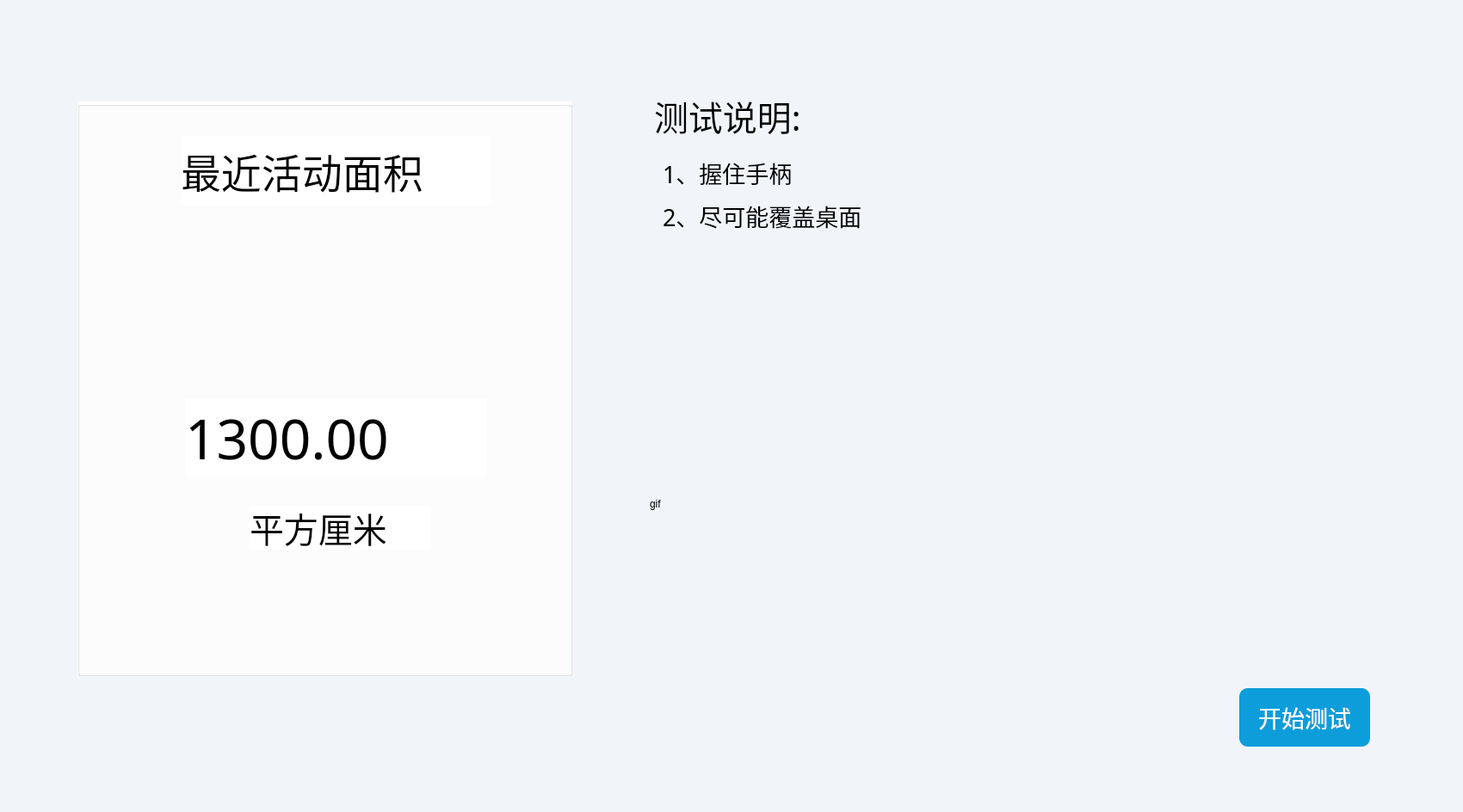
<?xml version="1.0" encoding="UTF-8"?>
<ui version="4.0">
 <class>ScopeManager</class>
 <widget class="QWidget" name="ScopeManager">
  <property name="geometry">
   <rect>
    <x>0</x>
    <y>0</y>
    <width>1700</width>
    <height>944</height>
   </rect>
  </property>
  <property name="windowTitle">
   <string>Form</string>
  </property>
  <property name="styleSheet">
   <string notr="true">background: #F1F5F9;</string>
  </property>
  <widget class="QGroupBox" name="groupBox">
   <property name="geometry">
    <rect>
     <x>90</x>
     <y>118</y>
     <width>575</width>
     <height>668</height>
    </rect>
   </property>
   <property name="styleSheet">
    <string notr="true">width: 1920px;
height: 1080px;
background: #FFFFFF;</string>
   </property>
   <property name="title">
    <string/>
   </property>
   <widget class="QLabel" name="label">
    <property name="geometry">
     <rect>
      <x>120</x>
      <y>40</y>
      <width>361</width>
      <height>81</height>
     </rect>
    </property>
    <property name="font">
     <font>
      <family>微软雅黑</family>
      <pointsize>35</pointsize>
     </font>
    </property>
    <property name="text">
     <string>最近活动面积</string>
    </property>
   </widget>
   <widget class="QLabel" name="area_Label">
    <property name="geometry">
     <rect>
      <x>125</x>
      <y>346</y>
      <width>351</width>
      <height>90</height>
     </rect>
    </property>
    <property name="font">
     <font>
      <family>黑体</family>
      <pointsize>48</pointsize>
     </font>
    </property>
    <property name="styleSheet">
     <string notr="true"/>
    </property>
    <property name="text">
     <string>1300.00</string>
    </property>
   </widget>
   <widget class="QLabel" name="label_3">
    <property name="geometry">
     <rect>
      <x>200</x>
      <y>470</y>
      <width>211</width>
      <height>51</height>
     </rect>
    </property>
    <property name="font">
     <font>
      <family>黑体</family>
      <pointsize>30</pointsize>
     </font>
    </property>
    <property name="text">
     <string>平方厘米</string>
    </property>
   </widget>
  </widget>
  <widget class="QLabel" name="label_2">
   <property name="geometry">
    <rect>
     <x>760</x>
     <y>109</y>
     <width>241</width>
     <height>51</height>
    </rect>
   </property>
   <property name="font">
    <font>
     <family>黑体</family>
     <pointsize>30</pointsize>
    </font>
   </property>
   <property name="text">
    <string>测试说明:</string>
   </property>
  </widget>
  <widget class="QLabel" name="label_4">
   <property name="geometry">
    <rect>
     <x>770</x>
     <y>180</y>
     <width>221</width>
     <height>41</height>
    </rect>
   </property>
   <property name="font">
    <font>
     <family>黑体</family>
     <pointsize>20</pointsize>
    </font>
   </property>
   <property name="text">
    <string>1、握住手柄</string>
   </property>
  </widget>
  <widget class="QLabel" name="label_5">
   <property name="geometry">
    <rect>
     <x>770</x>
     <y>230</y>
     <width>311</width>
     <height>41</height>
    </rect>
   </property>
   <property name="font">
    <font>
     <family>黑体</family>
     <pointsize>20</pointsize>
    </font>
   </property>
   <property name="text">
    <string>2、尽可能覆盖桌面</string>
   </property>
  </widget>
  <widget class="QLabel" name="gif_Label">
   <property name="geometry">
    <rect>
     <x>755</x>
     <y>386</y>
     <width>700</width>
     <height>400</height>
    </rect>
   </property>
   <property name="text">
    <string>gif</string>
   </property>
  </widget>
  <widget class="QPushButton" name="startTest_Btn">
   <property name="geometry">
    <rect>
     <x>1440</x>
     <y>800</y>
     <width>152</width>
     <height>68</height>
    </rect>
   </property>
   <property name="font">
    <font>
     <family>黑体</family>
     <pointsize>20</pointsize>
    </font>
   </property>
   <property name="styleSheet">
    <string notr="true">width: 152px;
height: 68px;
background: #0D9DDB;
border-radius: 10px;
color: rgb(255, 255, 255);</string>
   </property>
   <property name="text">
    <string>开始测试</string>
   </property>
  </widget>
 </widget>
 <resources/>
 <connections/>
</ui>
